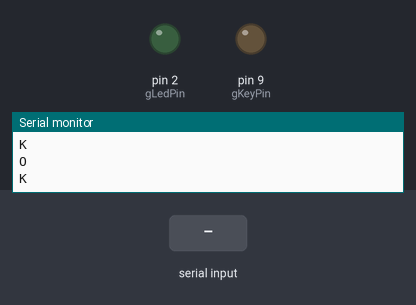
Simulated run of this sketch. Board: Arduino Uno, built with avr-gcc and run on an emulated ATmega328P. On the bench: output pins drawn as LEDs (lit = HIGH), the last lines printed to the serial monitor. The inputs (shaded band) are chosen by the test bench. The modem accepts every AT command (registered, SIM ready, sends succeed) and sends nothing else; pins used as bus, display or sensor lines are not drawn.

Above: at 10.2 s.
10.3 s: "1" received over the second serial link
At 11.0 s:
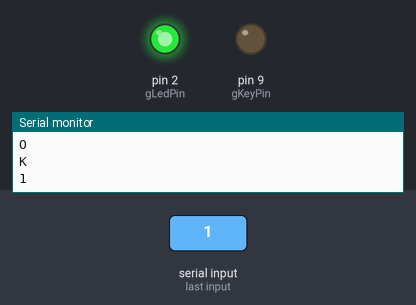
11.8 s: "0" received over the second serial link
At 12.1 s:
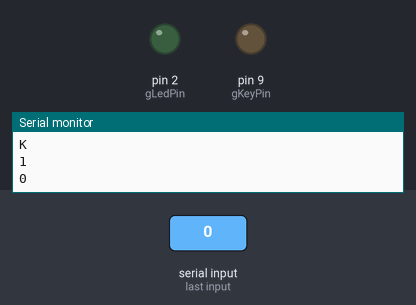
Timing chart, 0 to 14.8 s (numbered marks = the images above; inputs shaded):
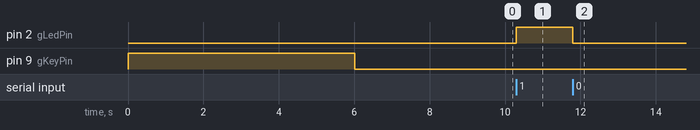

Measured:
- after the input at 10.3 s, pin 2 (gLedPin): LOW → HIGH at once
- after the input at 11.8 s, pin 2 (gLedPin): HIGH → LOW at once

The sketch:

bt2bt_HCa.ino
```cpp
/*
By   : Phillipe Cantin
Desc.: Basic automatic connection between 2 HC-type bluetooth modules

*/
#include <SoftwareSerial.h>
#include <Time.h>

int gLedPin = 2;
int gPowerPin = 12;
int gKeyPin = 9;
int gRxPin = 10;
int gTxPin = 11;
int gResetPin = 8;

int gIsMaster = 0
;

SoftwareSerial BTSerial(gRxPin, gTxPin);

void BtReset(void){
    Serial.println("BtReset");
  BTSerial.flush();
  delay(500);

  //Method 1: Using the power
  digitalWrite(gPowerPin, LOW);
  delay(2000);
  digitalWrite(gPowerPin, HIGH);

/*
  //Method 2: Using the reset pin
  digitalWrite(gResetPin, LOW);
  delay(2000);
  digitalWrite(gResetPin, HIGH);
  */
  delay(500);
}

void BtSetCmdMode(int i_cmdMode = 1){
    Serial.print("BtSetCmdMode ");
    Serial.println(i_cmdMode);
  digitalWrite(gKeyPin, (1 == i_cmdMode)?HIGH:LOW);

  BtReset();

  BTSerial.begin((1 == i_cmdMode)?38400:57600);//57600
}

void BtSetupRole(int i_isMaster = 1){
  BTSerial.begin(38400);
  BtSetCmdMode(1);
  BTSerial.println("AT");
  delay(1000);
  BTSerial.println("AT+UART=57600,0,0");
  delay(1000);

  if(0 == i_isMaster){
    BTSerial.println("AT+ROLE=0");
    Serial.println("Set as Slave");
  } else {
    BTSerial.println("AT+ROLE=1");
    Serial.println("Set as Master");
  }
  delay(1000);

  BtSetCmdMode(0);
}

void BtStartMaster(void){
  BtSetCmdMode(1);

  BTSerial.println("AT+INIT");
  Serial.println("AT command: AT+INIT");
  delay(500);
  BTSerial.println("AT+LINK=13,3,191407");
  Serial.println("AT command: AT+LINK=");
  delay(100);

  BtSetCmdMode(0);
}

void setup()
{
  pinMode(gLedPin, OUTPUT);
  pinMode(gPowerPin, OUTPUT);
  digitalWrite(gPowerPin, LOW);
  pinMode(gKeyPin, OUTPUT);
  digitalWrite(gKeyPin, LOW);

  Serial.begin(9600);
  Serial.println("bt2bt HC module - version a");

 if(1 == gIsMaster){
   BtSetupRole(1);
   BtStartMaster();
 }else{
   BtSetupRole(0);
 }
}

void loop()
{
  if(1 == gIsMaster){
    BTSerial.print("1");
    delay(1000);
    BTSerial.print("0");
    delay(1000);
  }else{
    if (BTSerial.available()){
      char tmpChar = BTSerial.read();
      Serial.println(tmpChar);
      if(tmpChar == '1'){
        digitalWrite(gLedPin, HIGH);
      } else if(tmpChar == '0'){
        digitalWrite(gLedPin, LOW);
      }
    }
  }
}
```
